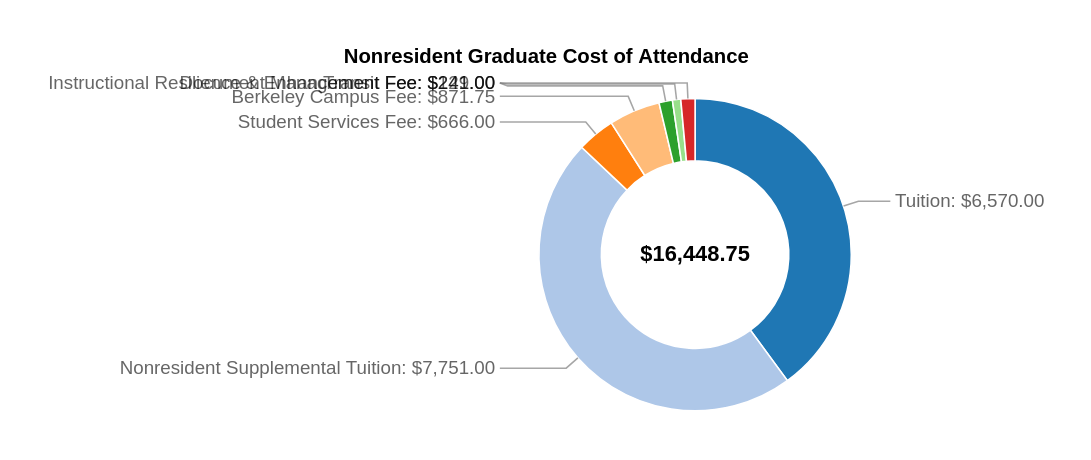

Write a Vega-Lite specification for this figure.
### Vega specification from a JSON file in a GitHub repository (floating-point values rounded to 4 significant figures)
{"$schema": "https://vega.github.io/schema/vega/v6.json", "title": "Nonresident Graduate Cost of Attendance", "description": "Donut with non-overlapping labels.", "width": 200, "height": 200, "autosize": "pad", "padding": 30, "signals": [{"name": "startAngle", "value": 0}, {"name": "sortField", "update": "''", "description": "Sort field if desired"}, {"name": "sortOrder", "update": "''", "description": "Sort order if desired (ascending or descending)"}, {"name": "labelFontSize", "init": "12", "description": "The font size used for labels"}, {"name": "labelHeight", "update": "labelFontSize", "description": "This is approximately the same as the label font size but can be adjusted if you want extra padding"}, {"name": "innerRadius", "update": "60"}, {"name": "outerRadius", "update": "100"}, {"name": "counter", "description": "Counter used to loop through an array", "value": 0, "on": [{"events": {"type": "timer", "throttle": 0}, "update": "counter<length(data('labelPositions'))?counter + 1:counter"}, {"events": {"signal": "leftRightCount"}, "update": "0"}]}, {"name": "shiftArray", "description": "An array of shift positions", "update": "{right: leftRightCount.right!=0? pluck(data('labelPositions')[0]['shiftArray'],'shift'):[], left: leftRightCount.left!=0? pluck(data('labelPositions')[leftRightCount.right]['shiftArray'],'shift'):[]}"}, {"name": "leftRightCountArray", "description": "Array of label sides", "update": "reverse(sort( pluck( data('labelPositions'), 'side')))"}, {"name": "leftRightCount", "description": "Count of  label sides", "update": "{right:lastindexof(leftRightCountArray,'right')+1,left:length(leftRightCountArray)- (lastindexof(leftRightCountArray,'right')+1)}"}, {"name": "p1", "description": "Used to loop through position array one element at a time with a running sum but reseting the counter to 0 if it ever goes negative", "value": {"right": 0, "left": 0}, "on": [{"events": {"signal": "leftRightCount"}, "update": "{'right': 0, 'left': 0}"}, {"events": {"signal": "counter"}, "update": "{right:shiftArray.right[counter-1]+p1.right<0?0:shiftArray.right[counter-1]+p1.right, left:shiftArray.left[counter-1]+p1.left<0?0:shiftArray.left[counter-1]+p1.left}", "force": true}]}, {"name": "p2", "description": "Used to reassemble the position array as a string with final shift positions", "value": {"right": [], "left": []}, "on": [{"events": {"signal": "leftRightCount"}, "update": "{'right': [], 'left': []}"}, {"events": {"signal": "p1"}, "update": "{right:length(p2.right)!=0? p1.right+','+p2.right:p1.right,left:length(p2.left)!=0? p1.left+','+p2.left:p1.left}"}]}, {"name": "shiftArrayRunning", "description": "Converts a string to an array and reverses", "update": "{right:reverse(split(p2.right,',')),left:reverse(split(p2.left,','))}"}], "data": [{"name": "table", "values": [{"id": "Tuition: $6,570.00", "value": 6570}, {"id": "Nonresident Supplemental Tuition: $7,751.00", "value": 7751}, {"id": "Student Services Fee: $666.00", "value": 645}, {"id": "Berkeley Campus Fee: $871.75", "value": 871.8}, {"id": "Transit Fee: $229.00", "value": 229}, {"id": "Instructional Resilience & Enhancement Fee: $141.00", "value": 141}, {"id": "Document Management Fee: $241.00", "value": 241}], "transform": [{"type": "collect", "sort": {"field": {"signal": "sortField"}, "order": {"signal": "sortOrder"}}}, {"type": "pie", "field": "value", "startAngle": {"signal": "startAngle"}, "endAngle": {"signal": "round((2*PI)*10000)/10000+startAngle"}}, {"type": "formula", "as": "middleAngle", "expr": " (((datum.endAngle - datum.startAngle)/2) + datum.startAngle)-PI/2"}, {"type": "formula", "as": "side", "expr": "datum.middleAngle + PI/2  <= PI || datum.middleAngle + PI/2 >= 2*PI && datum.middleAngle + PI/2 <= PI*3?'right':'left'"}, {"type": "formula", "as": "x1", "expr": " (outerRadius *cos(datum.middleAngle))+width/2 "}, {"type": "formula", "as": "y1", "expr": " (outerRadius*sin(datum.middleAngle))+width/2 "}, {"type": "formula", "as": "x2", "expr": " ((outerRadius+10)*cos(datum.middleAngle))+width/2 "}, {"type": "formula", "as": "y2", "expr": " ((outerRadius+10)*sin(datum.middleAngle))+width/2 "}, {"type": "formula", "as": "x3", "expr": "datum.side== 'right'?outerRadius+(width/2)+20:(width/2)-outerRadius-20"}, {"type": "formula", "as": "bin", "expr": "0"}]}, {"name": "total", "source": ["table"], "transform": [{"type": "aggregate", "fields": ["value"], "ops": ["sum"], "as": ["total"]}]}, {"name": "leftExt", "source": ["table"], "transform": [{"type": "filter", "expr": "datum.side=='left'"}, {"type": "extent", "field": "y2", "signal": "leftExt"}]}, {"name": "rightExt", "source": ["table"], "transform": [{"type": "filter", "expr": "datum.side=='right'"}, {"type": "extent", "field": "y2", "signal": "rightExt"}]}, {"name": "labelSequenceRight", "transform": [{"type": "sequence", "start": {"signal": "rightExt[0]"}, "stop": {"signal": "(rightExt[1]+labelHeight)"}, "step": {"signal": "labelHeight"}, "as": "bin"}, {"type": "formula", "expr": "'right'", "as": "side"}]}, {"name": "labelSequenceLeft", "transform": [{"type": "sequence", "start": {"signal": "leftExt[0]"}, "stop": {"signal": "(leftExt[1]+labelHeight)"}, "step": {"signal": "labelHeight"}, "as": "bin"}, {"type": "formula", "expr": "'left'", "as": "side"}]}, {"name": "labelBinsRight", "source": ["rightExt", "labelSequenceRight"], "transform": [{"type": "bin", "field": "y2", "step": {"signal": "labelHeight"}, "extent": {"signal": "rightExt"}, "interval": false, "as": ["binTemp", "bin1"], "nice": false}, {"type": "formula", "expr": "datum.bin==0?datum.binTemp:datum.bin", "as": "bin"}]}, {"name": "labelBinsLeft", "source": ["leftExt", "labelSequenceLeft"], "transform": [{"type": "bin", "field": "y2", "step": {"signal": "labelHeight"}, "extent": {"signal": "leftExt"}, "interval": false, "as": ["binTemp", "bin1"], "nice": false}, {"type": "formula", "expr": "datum.bin==0?datum.binTemp:datum.bin", "as": "bin"}]}, {"name": "labelPositions", "source": ["labelBinsLeft", "labelBinsRight"], "transform": [{"type": "joinaggregate", "ops": ["count"], "as": ["count"], "groupby": ["side", "bin"]}, {"type": "filter", "expr": "datum.value != null || datum.count == 1"}, {"type": "formula", "expr": "datum.count-1", "as": "count"}, {"type": "collect", "sort": {"field": ["side", "bin"], "order": ["descending", "ascending"]}}, {"type": "window", "sort": {"field": ["bin", "y2"], "order": ["ascending", "ascending"]}, "ops": ["row_number"], "as": ["index"], "groupby": ["side"]}, {"type": "window", "sort": {"field": "index", "order": "ascending"}, "ops": ["row_number"], "groupby": ["side", "bin"]}, {"type": "formula", "expr": "datum.value==0?0:datum.row_number", "as": "row_number"}, {"type": "formula", "expr": "datum.value==null?-labelHeight:datum.row_number==1?0:labelHeight", "as": "shift"}, {"type": "collect", "sort": {"field": ["side", "index"], "order": ["descending", "ascending"]}}, {"type": "joinaggregate", "ops": ["values"], "as": ["shiftArray"], "fields": ["shift"], "groupby": ["side"]}]}, {"name": "labelPositionsFinal", "source": ["labelPositions"], "transform": [{"type": "collect", "sort": {"field": ["side", "index"], "order": ["descending", "ascending"]}}, {"type": "formula", "expr": "datum.side=='right'?toNumber(shiftArrayRunning.right[datum.index-1]):toNumber(shiftArrayRunning.left[datum.index-1])", "as": "shiftArrayRunning"}, {"type": "formula", "expr": "datum.shiftArrayRunning+datum.bin", "as": "binShifted"}, {"type": "formula", "as": "x4", "expr": "datum.side== 'right'?outerRadius+(width/2)+25:(width/2)-outerRadius-25"}, {"type": "window", "sort": {"field": "index", "order": "ascending"}, "ops": ["lead"], "fields": ["shift"], "groupby": ["side"]}, {"type": "formula", "as": "y4", "expr": "datum.y2>datum.binShifted&&datum.lead_shift<0?datum.y2:datum.binShifted"}, {"type": "formula", "as": "labelPath", "expr": "datum.value==null?'': 'M '+ datum.x1 + ' ' + datum.y1 + 'L'+ datum.x2 + ' ' + datum.y2 + ' H'+ datum.x3  +'L '+ datum.x4 + ' ' + datum.y4 "}]}], "scales": [{"name": "color", "type": "ordinal", "domain": {"data": "table", "field": "id"}, "range": {"scheme": "category20"}}], "marks": [{"type": "text", "name": "sum", "from": {"data": "total"}, "align": "center", "encode": {"enter": {"x": {"signal": "width / 2"}, "y": {"signal": "height / 2"}, "align": {"value": "center"}, "baseline": {"value": "middle"}, "fontSize": {"value": 14}, "fontWeight": {"value": "bold"}, "fill": {"value": "black"}}, "update": {"text": {"signal": "format(datum.total, '$,.2f')"}}}}, {"type": "arc", "from": {"data": "table"}, "encode": {"enter": {"fill": {"scale": "color", "field": "id"}, "x": {"signal": "width / 2"}, "y": {"signal": "height / 2"}, "stroke": {"value": "white"}}, "update": {"startAngle": {"field": "startAngle"}, "endAngle": {"field": "endAngle"}, "innerRadius": {"signal": "innerRadius"}, "outerRadius": {"signal": "outerRadius"}}}}, {"type": "path", "name": "labelPath", "from": {"data": "labelPositionsFinal"}, "encode": {"update": {"strokeWidth": {"value": 1}, "path": {"field": "labelPath"}, "stroke": {"value": "grey"}, "opacity": {"value": 0.7}}}}, {"type": "rect", "from": {"data": "labelPositionsFinal"}, "description": "Debug boxes. Opacity is set to zero but can be changed to better understand how the bins are being layed out", "encode": {"update": {"x": {"field": "x4"}, "y": {"field": "y4"}, "width": {"value": 20}, "height": {"signal": "labelHeight"}, "strokeWidth": {"value": 2}, "stroke": {"value": "grey"}, "fill": {"value": "#4682b4"}, "opacity": {"signal": "datum.value==null?0:0"}}}}, {"type": "text", "name": "labels", "from": {"data": "labelPositionsFinal"}, "encode": {"update": {"text": {"field": "id"}, "opacity": {"value": 0.6}, "fill": {"value": "black"}, "baseline": {"value": "middle"}, "align": {"signal": "datum.side=='left'?'right':'left'"}, "dx": {"signal": "datum.side=='left'?-3:3"}, "x": {"field": "x4"}, "y": {"field": "y4"}, "fontSize": {"signal": "labelFontSize"}}}}]}
